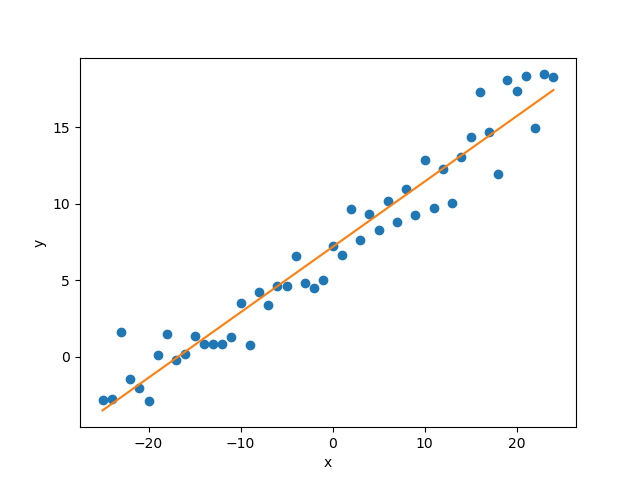

Source code (Python):
import numpy as np
import matplotlib.pyplot as plt
import pylab

n = 50 # numero de pontos
x = np.arange(-n/2,n/2,1,dtype=np.float64)

m = np.random.uniform(0.3,0.5,(n,))
b = np.random.uniform(5,10,(n,))

y = m*x + b 

z = np.polyfit(x,y,1) 
p = np.poly1d(z)

xs = np.arange(-n/2,n/2,1,dtype=np.float64)
ys = [p(x) for x in xs]

plt.plot(x, y, 'o', label='data')
plt.plot(xs, ys, label='fitted curve')
plt.ylabel('y')
plt.xlabel('x')
plt.savefig('ajuste_lineal.png')